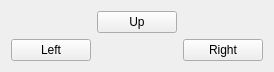
<?xml version="1.0" encoding="UTF-8"?>
<ui version="4.0">
 <class>QtESSClient</class>
 <widget class="QWidget" name="QtESSClient">
  <property name="geometry">
   <rect>
    <x>0</x>
    <y>0</y>
    <width>166</width>
    <height>60</height>
   </rect>
  </property>
  <property name="windowTitle">
   <string>QtESSClient</string>
  </property>
  <layout class="QGridLayout" name="gridLayout">
   <item row="1" column="0">
    <widget class="QPushButton" name="leftButton">
     <property name="text">
      <string>Left</string>
     </property>
    </widget>
   </item>
   <item row="1" column="2">
    <widget class="QPushButton" name="rightButton">
     <property name="text">
      <string>Right</string>
     </property>
     <property name="flat">
      <bool>false</bool>
     </property>
    </widget>
   </item>
   <item row="0" column="1">
    <widget class="QPushButton" name="upButton">
     <property name="text">
      <string>Up</string>
     </property>
    </widget>
   </item>
  </layout>
 </widget>
 <layoutdefault spacing="6" margin="11"/>
 <resources/>
 <connections/>
</ui>
